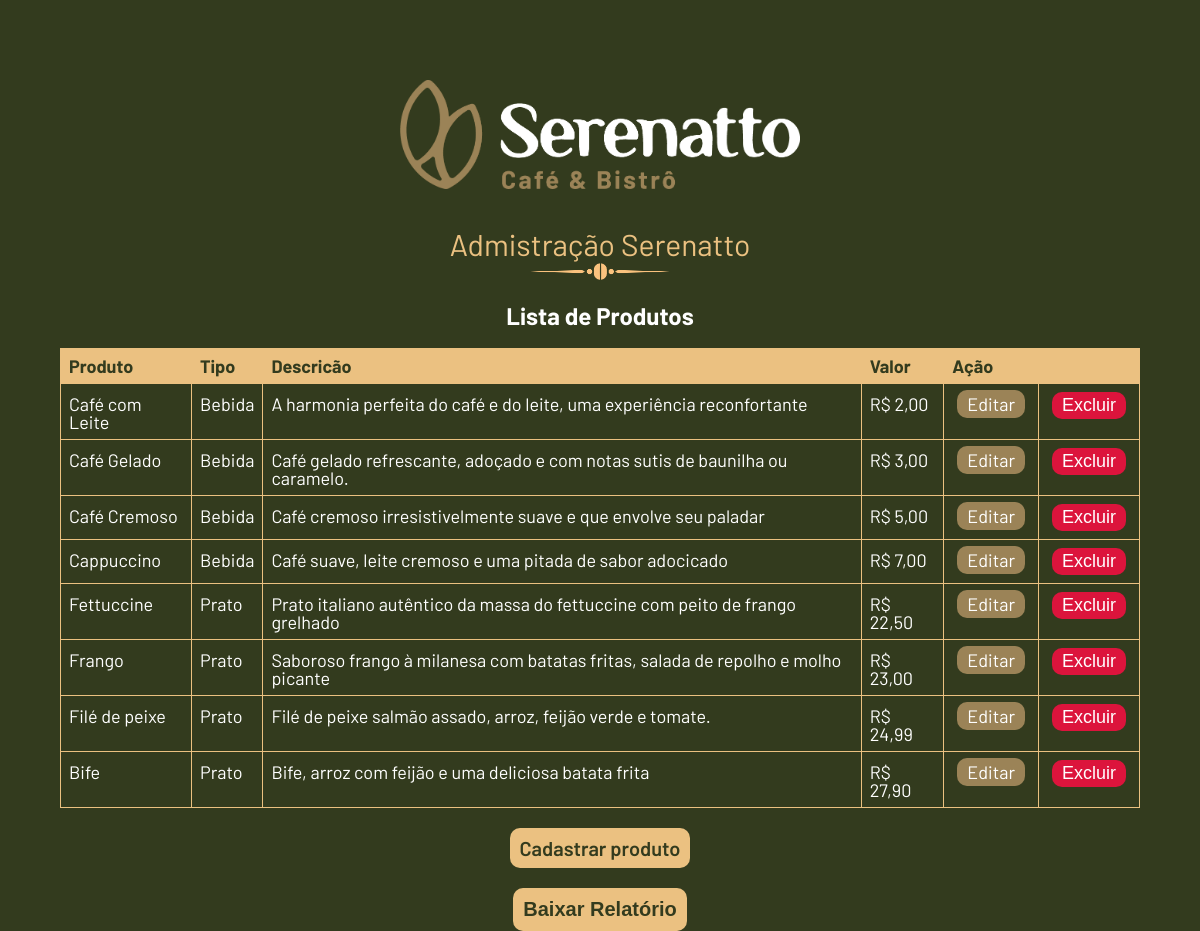
The app's page /admin.php with its own data.
### tables this page shows
create table produtos(
id int not null auto_increment,
tipo varchar(45) not null,
nome varchar(45) not null,
descricao varchar(90) not null,
imagem varchar(80) not null,
preco decimal(5, 2) not null,
primary key (id)
);

### src/Repository/ProdutoRepositorio.php (called while the page is built, shortened)
<?php
class ProdutoRepositorio{
    private PDO $pdo;
    public function __construct(PDO $pdo) {
        $this->pdo = $pdo;
    }
    public function buscarTodos(): array{
        $sql = "SELECT * FROM produtos ORDER BY preco";
        $statement = $this->pdo->query($sql);
        $produtos = $statement->fetchAll(PDO::FETCH_ASSOC);
        $dados = array_map(function($produto){
            return new Produto(
                $produto['id'],
                $produto['nome'],
                $produto['tipo'],
                $produto['descricao'],
                $produto['preco'],
                $produto['imagem']
            );
        }, $produtos);
        return $dados;
    }
}

### src/Model/Produto.php (called while the page is built, shortened)
<?php
class Produto {
    private ?int $id;
    private string $nome;
    private string $tipo;
    private string $descricao;
    private float $preco;
    public function __construct(?int $id, string $nome, string $tipo, string $descricao, float $preco, string $imagem = "../img/logo-serenatto.png") {
        $this->id = $id;
        $this->nome = $nome;
        $this->tipo = $tipo;
        $this->descricao = $descricao;
        $this->preco = $preco;
    }
    public function getId() {
        return $this->id;
    }
        public function getTipo() {
            return $this->tipo;
        }
    public function getNome() {
        return $this->nome;
    }
    public function getDescricao() {
        return $this->descricao;
    }
    public function getPreco() {
        return $this->preco;
    }
}

### admin.php (the view, shortened to what this page needs)
<?php
require "src/connection-bd.php";
require "src/Model/Produto.php";
require "src/Repository/ProdutoRepositorio.php";
$produtoRepositorio = new ProdutoRepositorio($pdo);
$dadosProdutos = $produtoRepositorio->buscarTodos();
?>
<!doctype html>
<html lang="pt-br">
<head>
  <link rel="stylesheet" href="css/reset.css">
  <link rel="stylesheet" href="css/index.css">
  <link rel="stylesheet" href="css/admin.css">
</head>
<body>
<main>
  <section class="container-admin-banner">
    <img src="img/logo-serenatto-horizontal.png" class="logo-admin" alt="logo-serenatto">
    <h1>Admistração Serenatto</h1>
    <img class= "ornaments" src="img/ornaments-coffee.png" alt="ornaments">
  </section>
  <h2>Lista de Produtos</h2>
  <section class="container-table">
    <table>
      <thead>
        <tr>
          <th>Produto</th>
          <th>Tipo</th>
          <th>Descricão</th>
          <th>Valor</th>
          <th colspan="2">Ação</th>
        </tr>
      </thead>
      <tbody>
         <?php foreach($dadosProdutos as $produto):?>
      <tr>
        <td><?= $produto->getNome() ?></td>
        <td><?= $produto->getTipo() ?></td>
        <td><?= $produto->getDescricao() ?></td>
        <td>R$ <?= number_format($produto->getPreco(), 2, ',', '.') ?></td>
        <td><a class="botao-editar" href="editar-produto.php?id=<?= $produto->getId() ?>">Editar</a></td>
        <td>
          <form action="excluir-produto.php" method="post">
            <input type="submit" class="botao-excluir" value="Excluir">
          </form>
        </td>
      </tr>
      <?php endforeach;?>
      </tbody>
    </table>
  <a class="botao-cadastrar" href="cadastrar-produto.php">Cadastrar produto</a>
  <form action="gerador-pdf.php" method="post">
    <input type="submit" class="botao-cadastrar" value="Baixar Relatório"/>
  </form>
  </section>
</main>
</body>
</html>

### css/index.css (style rules this page uses)
body { background-color: #333B1E; font-family: 'Barlow', sans-serif; }
main { height: 100vh; }
h2 { text-align: center; font-size: 48px; margin: 20px 0px; color: #FFF; font-weight: bold; }
.ornaments { width: 200px; }

### css/admin.css (style rules this page uses)
.container-admin-banner { display: flex; align-items: center; flex-direction: column; margin: 80px 0px 20px; }
.logo-admin { width: 400px; }
h2 { font-size: 24px; }
.container-table { display: flex; align-items: center; flex-direction: column; }
table { width: 90%; margin: auto 0; }
table, th, td { border: 1px solid #EBC181; }
table th { padding: 11px 0 11px; background-color: #EBC181; color: #333B1E; font-weight: bold; font-size: 18px; text-align: left; padding: 8px; }
table tr { border: 1px solid #ddd; }
table td { color: #FFF; font-size: 18px; padding: 8px; }
.container-admin-banner h1 { margin-top: 40px; font-size: 30px; color: #EBC181; }
table tbody tr td a, .botao-cadastrar, .botao-excluir { padding: 3px 10px; border-radius: 10px; color: #FFFFFF; text-decoration: none; margin: 0 5px; transition: 0.7s; border: none; font-size: 18px; }
.botao-cadastrar { background: #EBC181; color: #333B1E; font-weight: 600; margin-top: 20px; font-size: 20px; border-radius: 10px; padding: 10px 10px; border: none; }
.botao-editar { background: #9B8357; }
.botao-excluir { background: crimson; }

### records on screen
produtos: nome "Café com Leite", tipo "Bebida", descricao "A harmonia perfeita do café e do leite, uma experiência reconfortante", preco "2,00"
produtos: nome "Café Gelado", tipo "Bebida", descricao "Café gelado refrescante, adoçado e com notas sutis de baunilha ou caramelo.", preco "3,00"
produtos: nome "Café Cremoso", tipo "Bebida", descricao "Café cremoso irresistivelmente suave e que envolve seu paladar", preco "5,00"
produtos: nome "Cappuccino", tipo "Bebida", descricao "Café suave, leite cremoso e uma pitada de sabor adocicado", preco "7,00"
produtos: nome "Fettuccine", tipo "Prato", descricao "Prato italiano autêntico da massa do fettuccine com peito de frango grelhado", preco "22,50"
produtos: nome "Frango", tipo "Prato", descricao "Saboroso frango à milanesa com batatas fritas, salada de repolho e molho picante", preco "23,00"
produtos: nome "Filé de peixe", tipo "Prato", descricao "Filé de peixe salmão assado, arroz, feijão verde e tomate.", preco "24,99"
produtos: nome "Bife", tipo "Prato", descricao "Bife, arroz com feijão e uma deliciosa batata frita", preco "27,90"
